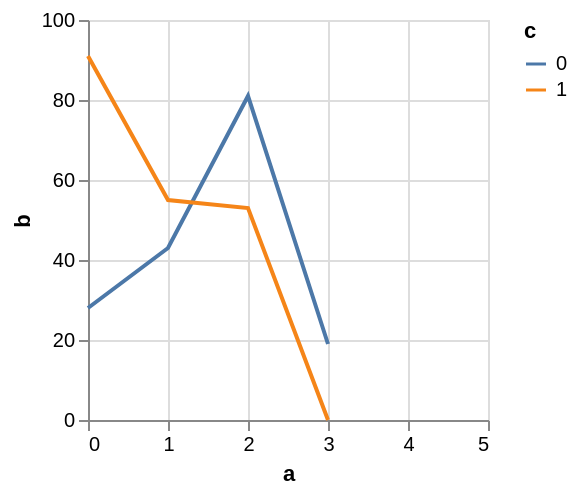

This figure's Vega-Lite source:
### Vega specification from a JSON file in a GitHub repository (floating-point values rounded to 4 significant figures)
{"$schema": "https://vega.github.io/schema/vega/v5.json", "background": "white", "padding": 5, "width": 200, "height": 200, "style": "cell", "data": [{"name": "source_0", "values": [{"a": 0, "b": 28, "c": 0}, {"a": 0, "b": 91, "c": 1}, {"a": 1, "b": 43, "c": 0}, {"a": 1, "b": 55, "c": 1}, {"a": 2, "b": 81, "c": 0}, {"a": 2, "b": 53, "c": 1}, {"a": 3, "b": 19, "c": 0}]}, {"name": "data_0", "source": "source_0", "transform": [{"type": "formula", "expr": "toNumber(datum[\"a\"])", "as": "a"}, {"type": "impute", "field": "b", "key": "a", "method": "value", "groupby": ["c"], "value": null}, {"type": "formula", "expr": "datum.b === null ? 0 : datum.b", "as": "b"}]}], "marks": [{"name": "pathgroup", "type": "group", "from": {"facet": {"name": "faceted_path_main", "data": "data_0", "groupby": ["c"]}}, "encode": {"update": {"width": {"field": {"group": "width"}}, "height": {"field": {"group": "height"}}}}, "marks": [{"name": "marks", "type": "line", "style": ["line"], "sort": {"field": "datum[\"a\"]"}, "from": {"data": "faceted_path_main"}, "encode": {"update": {"stroke": {"scale": "color", "field": "c"}, "x": {"scale": "x", "field": "a"}, "y": {"scale": "y", "field": "b"}, "defined": {"signal": "isValid(datum[\"a\"]) && isFinite(+datum[\"a\"]) && isValid(datum[\"b\"]) && isFinite(+datum[\"b\"])"}}}}]}], "scales": [{"name": "x", "type": "linear", "domain": {"data": "data_0", "field": "a"}, "range": [0, {"signal": "width"}], "nice": 1, "zero": false}, {"name": "y", "type": "linear", "domain": {"data": "data_0", "field": "b"}, "range": [{"signal": "height"}, 0], "nice": true, "zero": true}, {"name": "color", "type": "ordinal", "domain": {"data": "data_0", "field": "c", "sort": true}, "range": "category"}], "axes": [{"scale": "x", "orient": "bottom", "gridScale": "y", "grid": true, "tickCount": {"signal": "ceil(width/40)"}, "domain": false, "labels": false, "maxExtent": 0, "minExtent": 0, "ticks": false, "zindex": 0}, {"scale": "y", "orient": "left", "gridScale": "x", "grid": true, "tickCount": {"signal": "ceil(height/40)"}, "domain": false, "labels": false, "maxExtent": 0, "minExtent": 0, "ticks": false, "zindex": 0}, {"scale": "x", "orient": "bottom", "grid": false, "title": "a", "labelFlush": true, "labelOverlap": true, "tickCount": {"signal": "ceil(width/40)"}, "zindex": 0}, {"scale": "y", "orient": "left", "grid": false, "title": "b", "labelOverlap": true, "tickCount": {"signal": "ceil(height/40)"}, "zindex": 0}], "legends": [{"stroke": "color", "gradientLength": {"signal": "clamp(height, 64, 200)"}, "symbolType": "stroke", "title": "c"}]}
